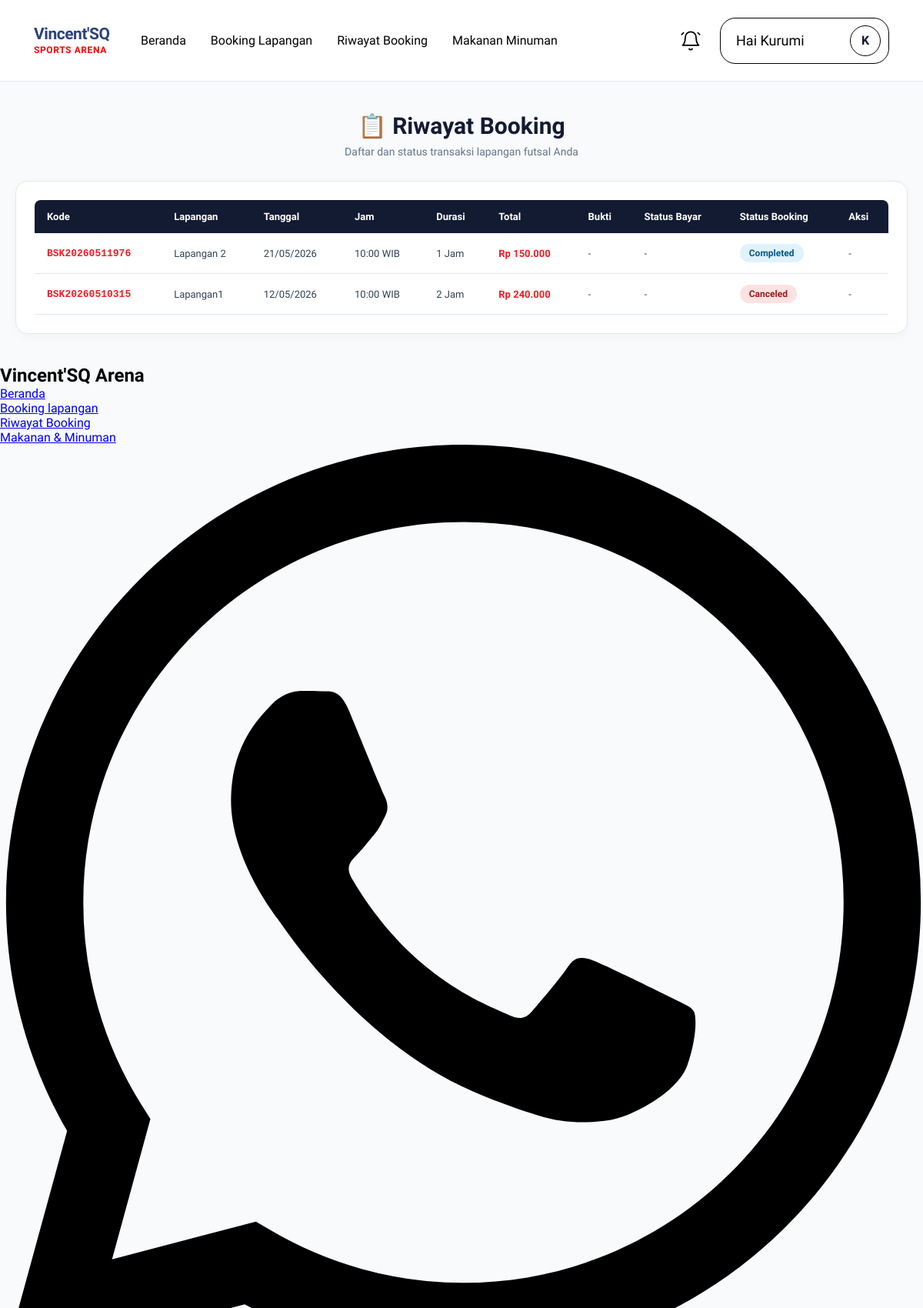
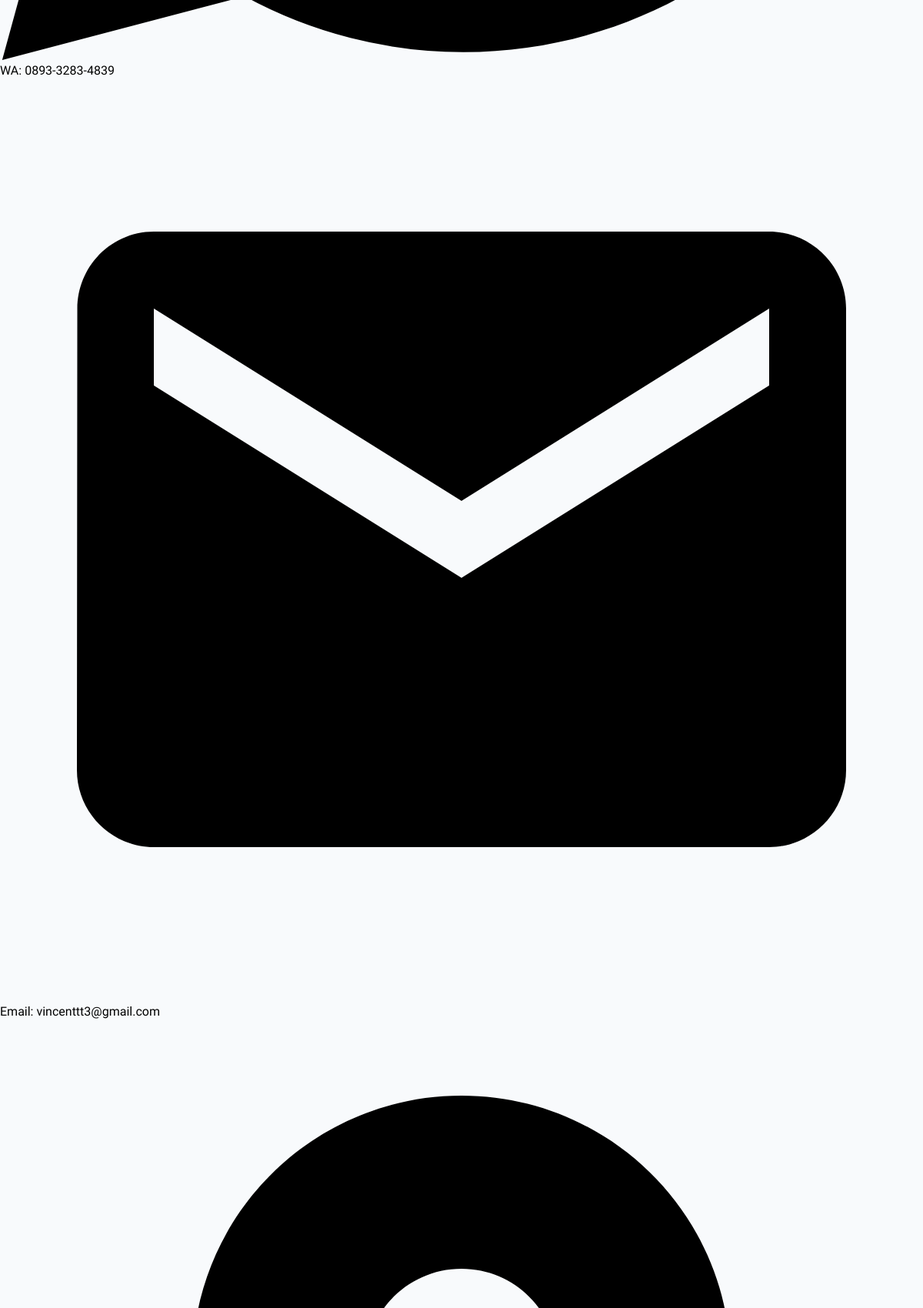
Page /Frontend/pages/Riwayat_Booking.php (signed in, upper part) on the committed database (2 pictures, top to bottom).
### tables this page shows
CREATE TABLE `booking` (
  `id` int(11) NOT NULL,
  `id_user` int(11) NOT NULL,
  `id_lapangan` int(11) NOT NULL,
  `kode_booking` varchar(20) NOT NULL,
  `tanggal` date NOT NULL,
  `jam_mulai` time NOT NULL,
  `durasi` int(11) NOT NULL DEFAULT 1,
  `total_harga` int(11) NOT NULL,
  `catatan` text DEFAULT NULL,
  `metode_pembayaran` varchar(50) DEFAULT 'transfer',
  `bukti_pembayaran` varchar(255) DEFAULT NULL,
  `uploaded_at` datetime DEFAULT NULL,
  `status` enum('pending','confirmed','completed','canceled') DEFAULT 'pending',
  `canceled_at` datetime DEFAULT NULL,
  `created_at` datetime DEFAULT current_timestamp()
);

CREATE TABLE `lapangan` (
  `id` int(11) NOT NULL,
  `nama_lapangan` varchar(100) NOT NULL,
  `deskripsi` text DEFAULT NULL,
  `lokasi` text DEFAULT NULL,
  `harga_per_jam` int(11) NOT NULL,
  `foto` varchar(255) DEFAULT NULL,
  `status` enum('aktif','nonaktif') DEFAULT 'aktif',
  `created_at` datetime DEFAULT current_timestamp()
);

### Frontend/pages/Riwayat_Booking.php (the view, shortened to what this page needs)
<?php
$id_user = $_SESSION['user_id'];
include '../includes/header.php';
$query = "SELECT b.*, l.nama_lapangan
          FROM booking b
          JOIN lapangan l ON b.id_lapangan = l.id
          WHERE b.id_user = ?
          ORDER BY b.created_at DESC";
$stmt = mysqli_prepare($conn, $query);
mysqli_stmt_bind_param($stmt, "i", $id_user);
mysqli_stmt_execute($stmt);
$result = mysqli_stmt_get_result($stmt);
?>
<div class="container">
    <div class="page-header">
        <h1>📋 Riwayat Booking</h1>
        <p>Daftar dan status transaksi lapangan futsal Anda</p>
    </div>
    <div class="table-container">
        <?php if (mysqli_num_rows($result) > 0): ?>
        <table>
            <thead>
                <tr>
                    <th>Kode</th>
                    <th>Lapangan</th>
                    <th>Tanggal</th>
                    <th>Jam</th>
                    <th>Durasi</th>
                    <th>Total</th>
                    <th>Bukti</th>
                    <th>Status Bayar</th>
                    <th>Status Booking</th>
                    <th>Aksi</th>
                </tr>
            </thead>
            <tbody>
                <?php while ($booking = mysqli_fetch_assoc($result)): ?>
                <tr>
                    <td class="kode-booking"><?= htmlspecialchars($booking['kode_booking']); ?></td>
                    <td><?= htmlspecialchars($booking['nama_lapangan']); ?></td>
                    <td><?= date('d/m/Y', strtotime($booking['tanggal'])); ?></td>
                    <td><?= date('H:i', strtotime($booking['jam_mulai'])); ?> WIB</td>
                    <td><?= htmlspecialchars($booking['durasi']); ?> Jam</td>
                    <td style="font-weight:700; color:var(--hm-red);">Rp <?= number_format($booking['total_harga'], 0, ',', '.'); ?></td>
                    <td>
                        <?php if (!empty($booking['bukti_pembayaran']) && file_exists('../assets/uploads/bukti/' . $booking['bukti_pembayaran'])): ?>
                            <a href="../assets/uploads/bukti/<?= rawurlencode($booking['bukti_pembayaran']); ?>" target="_blank" class="btn-action btn-view">📎 Lihat</a>
                        <?php else: ?>
                            <?php if ($booking['status'] == 'pending'): ?>
                                <a href="upload_bukti.php?id=<?= $booking['id']; ?>" class="btn-action btn-upload">📤 Upload</a>
                            <?php else: ?>
                                -
                            <?php endif; ?>
                        <?php endif; ?>
                    </td>
                    <td>
                        <?php if ($booking['status'] == 'confirmed'): ?>
                            <span class="status-badge status-confirmed">✅ Lunas</span>
                        <?php elseif ($booking['status'] == 'pending' && !empty($booking['bukti_pembayaran'])): ?>
                            <span class="status-badge status-pending">🔄 Verifikasi</span>
                        <?php elseif ($booking['status'] == 'pending'): ?>
                            <span class="status-badge status-pending">⏳ Belum Bayar</span>
                        <?php else: ?>
                            -
                        <?php endif; ?>
                    </td>
                    <td>
                        <?php
                        $status_class = '';
                        switch($booking['status']) {
                            case 'completed': $status_class = 'status-completed'; break;
                            case 'canceled': $status_class = 'status-canceled'; break;
                        }
                        ?>
                        <span class="status-badge <?= $status_class; ?>"><?= ucfirst($booking['status']); ?></span>
                    </td>
                    <td>
                        <?php if ($booking['status'] == 'pending'): ?>
                            <a href="batalkan_booking.php?id=<?= $booking['id']; ?>" class="btn-action btn-cancel" onclick="return confirm('Yakin ingin membatalkan booking ini?')">Batalkan</a>
                        <?php else: ?>
                            -
                        <?php endif; ?>
                    </td>
                </tr>
                <?php endwhile; ?>
            </tbody>
        </table>
        <?php endif; ?>
    </div>
</div>
<?php include '../includes/footer.php'; ?>

### Frontend/includes/header.php (style rules this page uses)
* { margin: 0; padding: 0; box-sizing: border-box; }
body { font-family: 'Plus Jakarta Sans', sans-serif; background: #F8FAFC; }

### Frontend/pages/Riwayat_Booking.php (style rules this page uses)
:root { --hm-navy: #131b33; --hm-red: #f01d24; --hm-ok: #16a34a; --hm-line: #e2e8f0; --hm-muted: #64748b; }
body { display: flex; flex-direction: column; min-height: 100vh; background-color: #f8fafc; }
.container { flex: 1; max-width: 1200px; margin: 0 auto; padding: 40px 20px; width: 100%; box-sizing: border-box; }
.page-header { margin-bottom: 30px; text-align: center; }
.page-header h1 { font-size: 30px; font-weight: 800; color: var(--hm-navy); margin: 0 0 8px 0; }
.page-header p { color: var(--hm-muted); font-size: 14px; margin: 0; }
.table-container { background: white; border-radius: 16px; padding: 24px; border: 1px solid var(--hm-line); box-shadow: 0 4px 12px rgba(0,0,0,0.03); overflow-x: auto; }
table { width: 100%; border-collapse: collapse; }
th { background: var(--hm-navy); color: white; padding: 14px 16px; text-align: left; font-size: 13px; font-weight: 600; }
th:first-child { border-top-left-radius: 8px; }
th:last-child { border-top-right-radius: 8px; }
td { padding: 14px 16px; text-align: left; border-bottom: 1px solid var(--hm-line); font-size: 13px; color: #334155; }
.status-badge { padding: 5px 12px; border-radius: 20px; font-size: 12px; font-weight: 600; display: inline-block; }
.status-completed { background: #e0f2fe; color: #075985; }
.status-canceled { background: #fee2e2; color: #991b1b; }
.kode-booking { font-family: monospace; font-weight: 700; color: var(--hm-red); }

### rows in the picture
booking: kode_booking "BSK20260511976", id_lapangan.nama_lapangan "Lapangan 2", tanggal "21/05/2026", jam_mulai "10:00", durasi "1", total_harga "150.000", status "Completed"
booking: kode_booking "BSK20260510315", id_lapangan.nama_lapangan "Lapangan1", tanggal "12/05/2026", jam_mulai "10:00", durasi "2", total_harga "240.000", status "Canceled"

### other values in the picture
$user_nama "Kurumi"
substr($user_nama, 0, 1) "K"
